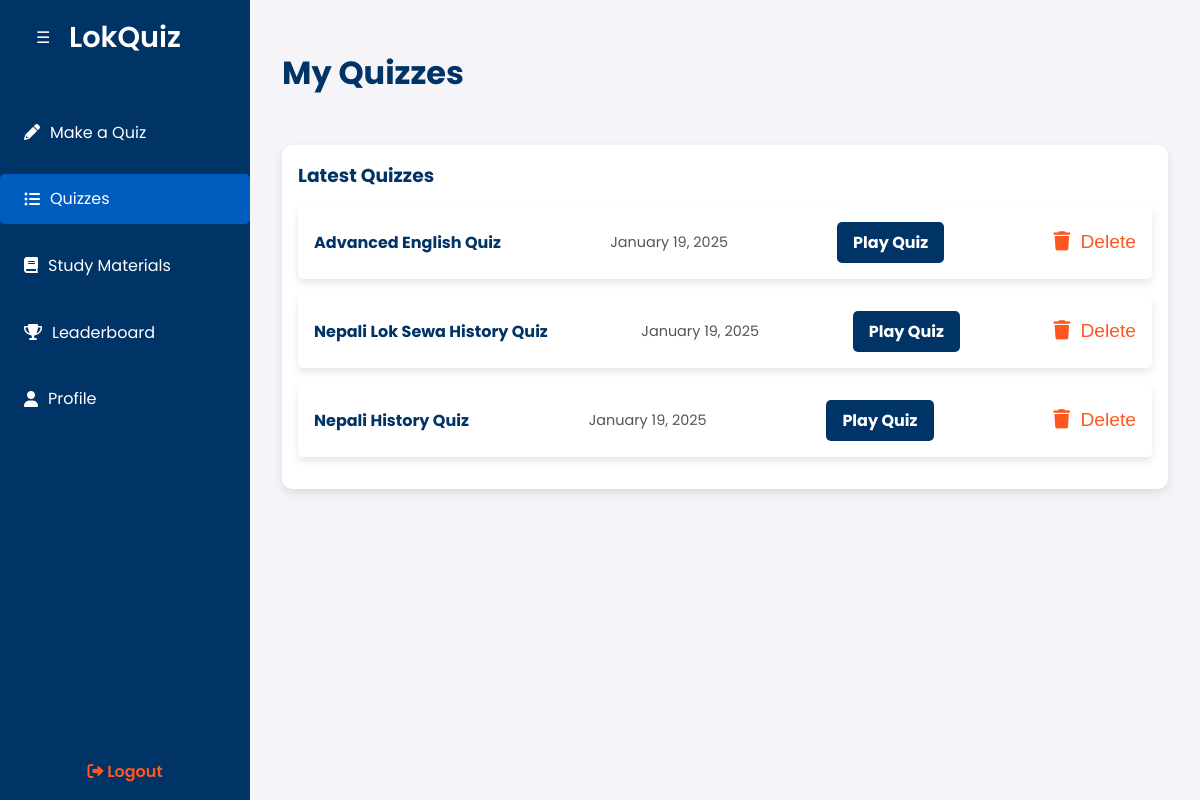
Page /quizzes/ (signed in) on the earlier database version.
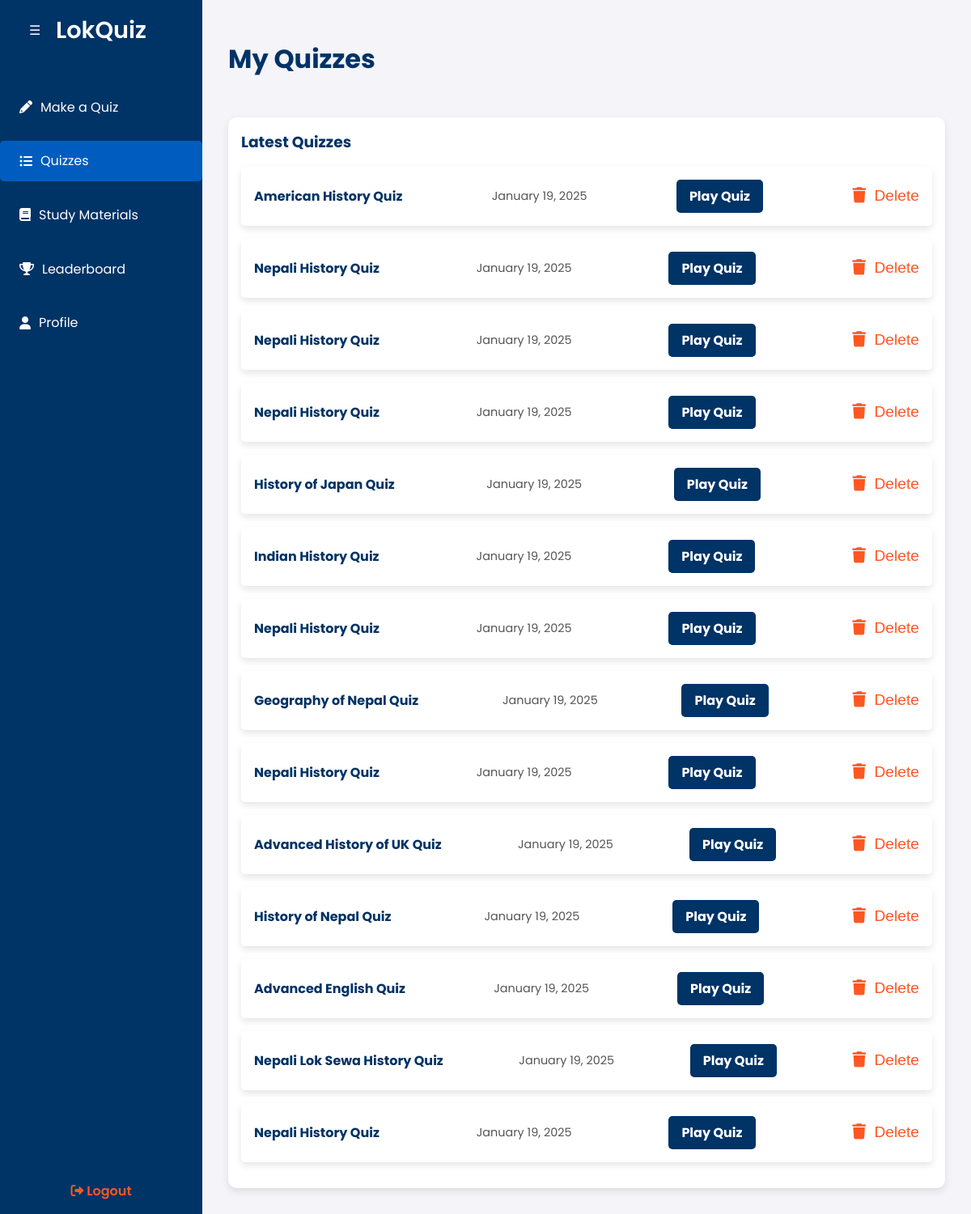
Same page on the later database version.
### home/models.py (models this page shows, shortened)
class Quiz(models.Model):
    user = models.ForeignKey(User, on_delete=models.CASCADE)
    name = models.CharField(max_length=255)
    topic = models.CharField(max_length=255)
    description = models.TextField()
    created_at = models.DateTimeField(auto_now_add=True)

### home/views.py (the view)
# urls.py: path('quizzes/', views.my_quizzes, name='quizzes_page'),
@login_required(login_url='/login/')
def my_quizzes(request):
    user_quizzes = Quiz.objects.filter(user=request.user).order_by('-created_at')
    if request.method == 'POST' and 'delete_quiz' in request.POST:
        quiz_id = request.POST.get('quiz_id')
        quiz = get_object_or_404(Quiz, id=quiz_id, created_by=request.user)
        quiz.delete()
        messages.success(request, "Quiz deleted successfully.")
        return redirect('my_quizzes')
    return render(request, 'home/quizzes.html', {
        'latest_quizzes': user_quizzes,  # Pass quizzes as `latest_quizzes`
    })

### home/templates/home/quizzes.html (shortened to what this page needs)
<!DOCTYPE html>
<html lang="en">
<head>
    {% load static %}
    <link href="https://cdnjs.cloudflare.com/ajax/libs/font-awesome/6.0.0-beta3/css/all.min.css" rel="stylesheet">
</head>
<body>
    <button class="toggle-btn" onclick="toggleSidebar()">☰</button>
    <div class="sidebar">
        <a href="/dashboard/" class="logo">LokQuiz</a>
        <ul>
            <li><a href="/makequiz/"><i class="fas fa-pencil-alt"></i> Make a Quiz</a></li>
            <li class="active"><a href="/quizzes/"><i class="fas fa-list-ul"></i> Quizzes</a></li>
            <li><a href="/materials/"><i class="fas fa-book"></i> Study Materials</a></li>
            <li><a href="/leaderboard/"><i class="fas fa-trophy"></i> Leaderboard</a></li>
            <li><a href="/profile/"><i class="fas fa-user"></i> Profile</a></li>
        </ul>
        <div class="logout">
            <a href="#" onclick="confirmLogout(event)"><i class="fas fa-sign-out-alt"></i> Logout</a>
        </div>
    </div>
    <div class="main-content">
        <h1>My Quizzes</h1>
        <div class="latest-quizzes">
            <h3>Latest Quizzes</h3>
            {% if latest_quizzes %}
                <ul>
                    {% for quiz in latest_quizzes %}
                        <li>
                            <div class="quiz-item">
                                <span class="quiz-name">{{ quiz.name }}</span>
                                <span class="quiz-date">{{ quiz.created_at|date:"F j, Y" }}</span>
                                <a href="{% url 'play_quiz' quiz.id %}" class="play-button">Play Quiz</a>
                                <form method="POST" action="{% url 'delete_quiz' quiz.id %}" style="display:inline;">
                                    <button type="submit" class="delete-button" onclick="return confirm('Are you sure you want to delete this quiz?')">
                                        <i class="fas fa-trash"></i> Delete
                                    </button>
                                </form>
                            </div>
                        </li>
                    {% endfor %}
                </ul>
            {% else %}
                <p>No quizzes found. Create your first quiz!</p>
            {% endif %}
        </div>
    </div>
</body>
</html>

Differences in the rows shown:
added Quiz: name "American History Quiz", created_at "January 19, 2025"
added Quiz: name "Nepali History Quiz", created_at "January 19, 2025"
added Quiz: name "Nepali History Quiz", created_at "January 19, 2025"
added Quiz: name "Nepali History Quiz", created_at "January 19, 2025"
added Quiz: name "History of Japan Quiz", created_at "January 19, 2025"
added Quiz: name "Indian History Quiz", created_at "January 19, 2025"
added Quiz: name "Nepali History Quiz", created_at "January 19, 2025"
added Quiz: name "Geography of Nepal Quiz", created_at "January 19, 2025"
added Quiz: name "Nepali History Quiz", created_at "January 19, 2025"
added Quiz: name "Advanced History of UK Quiz", created_at "January 19, 2025"
added Quiz: name "History of Nepal Quiz", created_at "January 19, 2025"
